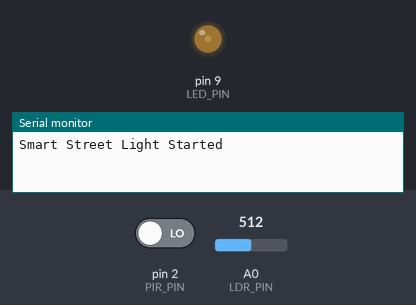
Simulated run of this sketch. Board: Arduino Uno, built with avr-gcc and run on an emulated ATmega328P. Parts: output pins drawn as LEDs (lit = HIGH), the last lines printed to the serial monitor. The inputs (shaded band) are chosen by the test bench; at power-on: A0 (LDR_PIN) = 512, pin 2 (PIR_PIN) LOW.

Above: at 1.2 s.
1.3 s: A0 (LDR_PIN) set to 488
At 2.6 s:
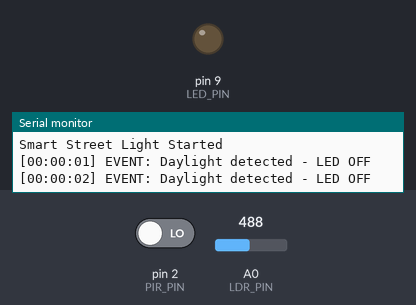
2.9 s: A0 (LDR_PIN) set to 510
At 4.3 s:
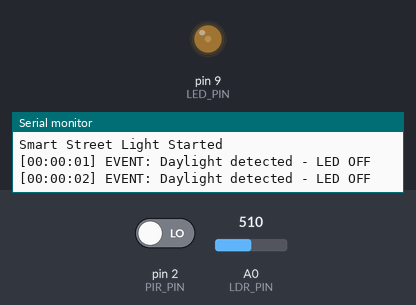
4.9 s: pin 2 (PIR_PIN) driven HIGH
At 5.7 s:
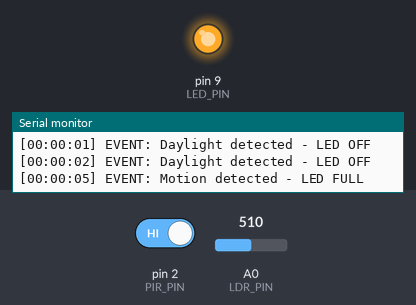
6.5 s: A0 (LDR_PIN) set to 490
At 7.0 s:
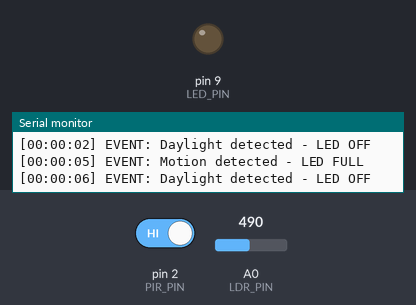
Timing chart, 0 to 9.1 s (numbered marks = the images above; inputs shaded):
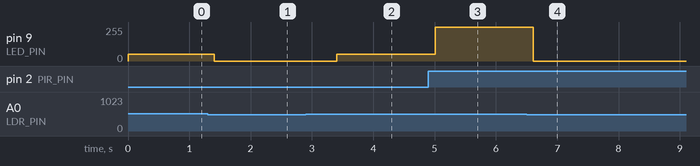

The sketch:

smart_street_light.ino
```cpp
/*
 * Author      : Puthiyaraj P
 * Date        : 05-07-2026
 * Assignment  : Q23 - Smart Street Light
 * Description : Smart Street Light using LDR and PIR sensor.
 */

#define LDR_PIN A0
#define PIR_PIN 2
#define LED_PIN 9

const int THRESHOLD = 500;

unsigned long motionStart = 0;
bool ledFull = false;

void setup() {
  Serial.begin(9600);

  pinMode(PIR_PIN, INPUT);
  pinMode(LED_PIN, OUTPUT);

  Serial.println("Smart Street Light Started");
}

void loop() {

  int light = analogRead(LDR_PIN);
  int motion = digitalRead(PIR_PIN);

  unsigned long sec = millis() / 1000;

  int hh = sec / 3600;
  int mm = (sec % 3600) / 60;
  int ss = sec % 60;

  // DAY
  if (light < THRESHOLD) {

    analogWrite(LED_PIN, 0);

    printTime(hh, mm, ss);
    Serial.println(" EVENT: Daylight detected - LED OFF");

    delay(1000);
    return;
  }

  // NIGHT
 if (motion == HIGH && !ledFull) {

  analogWrite(LED_PIN, 255);

  motionStart = millis();
  ledFull = true;

  printTime(hh, mm, ss);
  Serial.println(" EVENT: Motion detected - LED FULL");
}

  if (ledFull) {

    if (millis() - motionStart >= 30000) {

      analogWrite(LED_PIN, 51);

      printTime(hh, mm, ss);
      Serial.println(" EVENT: No motion - LED DIM (20%)");

      ledFull = false;

    }

  } else {

    analogWrite(LED_PIN, 51);
  }

  delay(200);
}

void printTime(int h, int m, int s) {

  Serial.print("[");

  if (h < 10) Serial.print("0");
  Serial.print(h);
  Serial.print(":");

  if (m < 10) Serial.print("0");
  Serial.print(m);
  Serial.print(":");

  if (s < 10) Serial.print("0");
  Serial.print(s);

  Serial.print("]");
}
```

Measured:
- the behaviour switches between 500 and 499 on A0 (LDR_PIN) (found by bisection; images 0 and 1)
- after the input at 1.3 s, pin 9 (LED_PIN): 51/255 → 0/255 after 0.10 s
- after the input at 2.9 s, pin 9 (LED_PIN): 0/255 → 51/255 after 0.50 s
- after the input at 4.9 s, pin 9 (LED_PIN): 51/255 → 255/255 after 0.11 s
- after the input at 6.5 s, pin 9 (LED_PIN): 255/255 → 0/255 after 0.11 s
